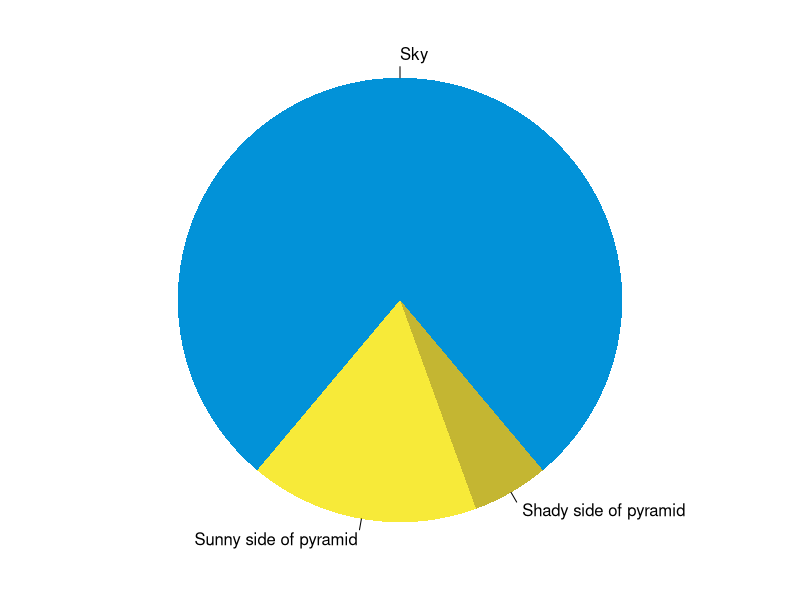
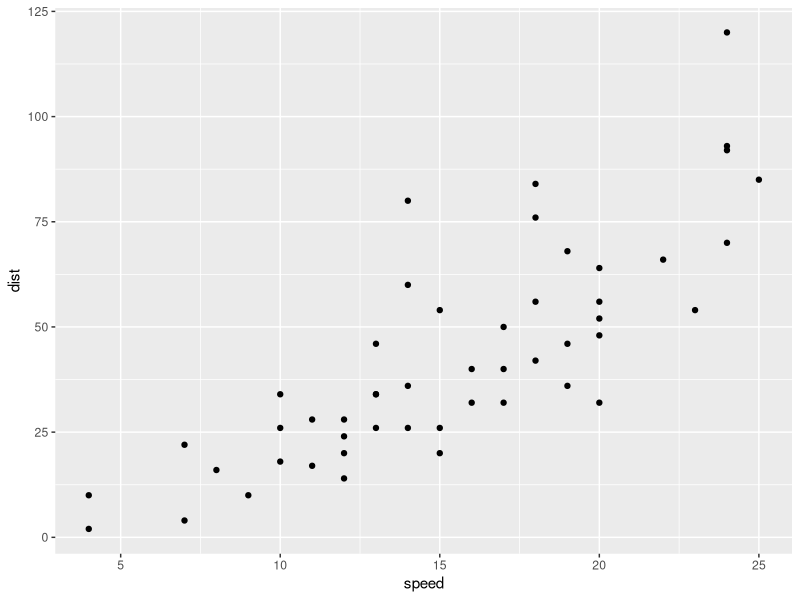

R code for these plots, in order:
## ---- chunk 1
knitr::opts_chunk$set(collapse = TRUE)
## ---- chunk 2
library(ggplot2)
library(dplyr)

## ---- chunk 3
summary(cars)
fit <- lm(dist ~ speed, data = cars)
fit
## ---- chunk 4
par(mar = c(0, 1, 0, 1))
pie(
  c(280, 60, 20),
  c('Sky', 'Sunny side of pyramid', 'Shady side of pyramid'),
  col = c('#0292D8', '#F7EA39', '#C4B632'),
  init.angle = -50, border = NA
)
## ---- chunk 5
p <- ggplot(cars, aes(x = speed, y = dist))+
  geom_point()

ggsave(plot = p, filename = "index_files/figure-html/p.png", width = 4, height = 4)

